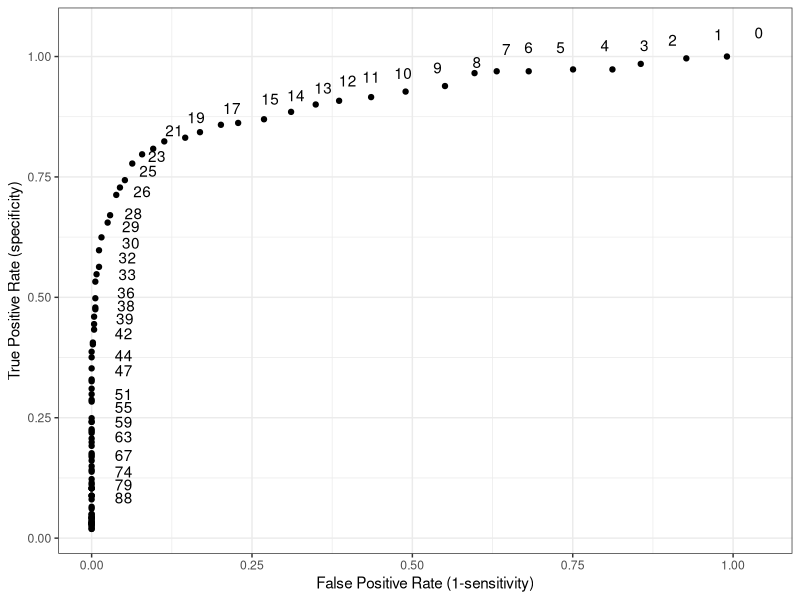
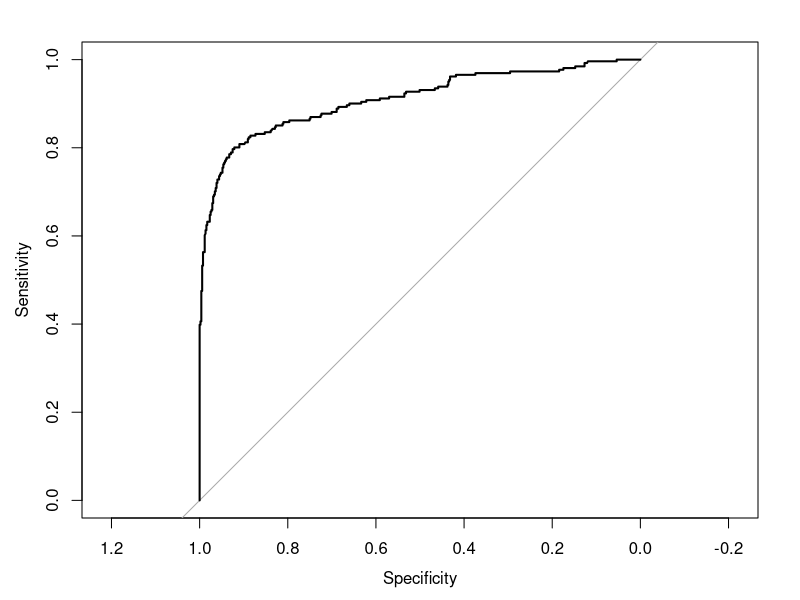

These figures' R source, in order:
#import packages
require(ggplot2)

require(pROC)
col_names<-read.csv("../Data/data.csv",header=FALSE)
data_raw<-read.csv("../Data/data.csv", skip = 4)
colnames(data_raw)<-col_names[2,]
data_raw[data_raw == 0] <- NA
data_raw<-data_raw[1:799,1:5]

data_mod<-data_raw
data_mod$monothermal_screen<-NA
selW<-which(data_mod$Order=="W")
selC<-which(data_mod$Order=="C")
data_mod$sum_lefts<-data_mod$WL+data_mod$CL
data_mod$sum_rights<-data_mod$WR+data_mod$CR
data_mod$sum_warms<-data_mod$WL+data_mod$WR
data_mod$sum_cools<-data_mod$CL+data_mod$CR
data_mod$diff_warms<-data_mod$WR-data_mod$WL
data_mod$diff_cools<-data_mod$CR-data_mod$CL
data_mod$sum_all<-data_mod$CL+data_mod$CR+data_mod$WL+data_mod$WR
data_mod$canal_paresis<-((data_mod$sum_rights-data_mod$sum_lefts)/data_mod$sum_all)*100
data_mod$WRandCL<-data_mod$WR+data_mod$CL
data_mod$WLandCR<-data_mod$WL+data_mod$CR
data_mod$directional_proponderance<-((data_mod$WRandCL-data_mod$WLandCR)/data_mod$sum_all)*100
data_mod[selW,"monothermal_screen"]<-(data_mod[selW,"diff_warms"]/data_mod[selW,"sum_warms"])*100
data_mod[selC,"monothermal_screen"]<-(data_mod[selC,"diff_cools"]/data_mod[selC,"sum_cools"])*100
data_mod$CP_significance<-abs(data_mod$canal_paresis)>20
data_mod$DP_significance<-abs(data_mod$directional_proponderance)>20
data_mod$overall_significance<-data_mod$CP_significance | data_mod$DP_significance
data_mod$rating<-NA
data_mod$mono_significance<-NA
get_spec_sens<-function(data_mod,significance){
  data_mod$mono_significance<-abs(data_mod$monothermal_screen)>significance
  data_mod[which(data_mod$overall_significance&data_mod$mono_significance),"rating"]<-"TP"
  data_mod[which(!data_mod$overall_significance&data_mod$mono_significance),"rating"]<-"FP"
  data_mod[which(data_mod$overall_significance&!data_mod$mono_significance),"rating"]<-"FN"
  data_mod[which(!data_mod$overall_significance&!data_mod$mono_significance),"rating"]<-"TN"
  sensitivity<-sum(data_mod$rating=="TP",na.rm = T)/(sum(data_mod$rating=="TP",na.rm = T)+sum(data_mod$rating=="FN",na.rm = T))
  specificity<-sum(data_mod$rating=="TN",na.rm = T)/(sum(data_mod$rating=="TN",na.rm = T)+sum(data_mod$rating=="FP",na.rm = T))
  return(c(sensitivity,specificity))
}

min_sig=0
max_sig=100
sig_range=seq(from=min_sig,to=max_sig,length.out=100)
sig_range=round(sig_range, 0)
sens_spec_dataset<-data.frame(matrix(nrow=(length(sig_range)),ncol=3))
sens_spec_dataset[,1]<-sig_range
colnames(sens_spec_dataset)=c("significance","sensitivity","specificity")
for (i in 1:length(sig_range)){
  res<-get_spec_sens(data_mod,sig_range[i])
  sens_spec_dataset[i,2]<-res[1]
  sens_spec_dataset[i,3]<-res[2]
}
sens_spec_dataset$false_pos_rate<- 1 - sens_spec_dataset$specificity
g<-ggplot(data=sens_spec_dataset,aes(false_pos_rate,sensitivity))+
  geom_text(label=sens_spec_dataset$significance,nudge_x = 0.05, nudge_y = 0.05, check_overlap = T)+
  geom_point()+theme_bw()+ylab("True Positive Rate (specificity)")+xlab("False Positive Rate (1-sensitivity)")
g

data_mod$overall_significance<-data_mod$overall_significance*1
roc(response=data_mod$overall_significance,predictor=data_mod$monothermal_screen,na.rm=TRUE)

#I think this plot tells us that using the value of the monothermic screening is a bad idea!!!
roc_obj<-roc(data_mod$overall_significance,abs(data_mod$monothermal_screen),na.rm=TRUE)
auc(roc_obj)
plot(roc_obj)
